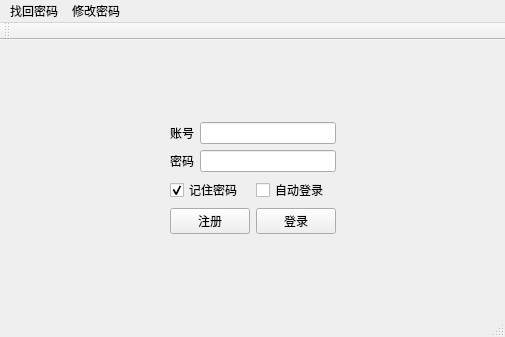
<?xml version="1.0" encoding="UTF-8"?>
<ui version="4.0">
 <class>TestMainWindow</class>
 <widget class="QMainWindow" name="TestMainWindow">
  <property name="geometry">
   <rect>
    <x>0</x>
    <y>0</y>
    <width>505</width>
    <height>337</height>
   </rect>
  </property>
  <property name="windowTitle">
   <string>TestMainWindow</string>
  </property>
  <widget class="QWidget" name="centralWidget">
   <layout class="QGridLayout" name="gridLayout">
    <item row="1" column="1">
     <layout class="QVBoxLayout" name="verticalLayout">
      <item>
       <layout class="QHBoxLayout" name="horizontalLayout">
        <item>
         <widget class="QLabel" name="label">
          <property name="text">
           <string>账号</string>
          </property>
         </widget>
        </item>
        <item>
         <widget class="QLineEdit" name="lineEdit"/>
        </item>
       </layout>
      </item>
      <item>
       <layout class="QHBoxLayout" name="horizontalLayout_2">
        <item>
         <widget class="QLabel" name="label_2">
          <property name="text">
           <string>密码</string>
          </property>
         </widget>
        </item>
        <item>
         <widget class="QLineEdit" name="lineEdit_2"/>
        </item>
       </layout>
      </item>
      <item>
       <layout class="QHBoxLayout" name="horizontalLayout_3">
        <item>
         <widget class="QCheckBox" name="checkBox">
          <property name="text">
           <string>记住密码</string>
          </property>
          <property name="checked">
           <bool>true</bool>
          </property>
         </widget>
        </item>
        <item>
         <widget class="QCheckBox" name="checkBox_2">
          <property name="text">
           <string>自动登录</string>
          </property>
         </widget>
        </item>
       </layout>
      </item>
      <item>
       <layout class="QHBoxLayout" name="horizontalLayout_4">
        <item>
         <widget class="QPushButton" name="pushButton_2">
          <property name="text">
           <string>注册</string>
          </property>
         </widget>
        </item>
        <item>
         <widget class="QPushButton" name="pushButton">
          <property name="text">
           <string>登录</string>
          </property>
         </widget>
        </item>
       </layout>
      </item>
     </layout>
    </item>
    <item row="1" column="2">
     <spacer name="horizontalSpacer_2">
      <property name="orientation">
       <enum>Qt::Horizontal</enum>
      </property>
      <property name="sizeHint" stdset="0">
       <size>
        <width>40</width>
        <height>20</height>
       </size>
      </property>
     </spacer>
    </item>
    <item row="2" column="1">
     <spacer name="verticalSpacer_2">
      <property name="orientation">
       <enum>Qt::Vertical</enum>
      </property>
      <property name="sizeHint" stdset="0">
       <size>
        <width>20</width>
        <height>40</height>
       </size>
      </property>
     </spacer>
    </item>
    <item row="1" column="0">
     <spacer name="horizontalSpacer">
      <property name="orientation">
       <enum>Qt::Horizontal</enum>
      </property>
      <property name="sizeHint" stdset="0">
       <size>
        <width>40</width>
        <height>20</height>
       </size>
      </property>
     </spacer>
    </item>
    <item row="0" column="1">
     <spacer name="verticalSpacer">
      <property name="orientation">
       <enum>Qt::Vertical</enum>
      </property>
      <property name="sizeHint" stdset="0">
       <size>
        <width>20</width>
        <height>40</height>
       </size>
      </property>
     </spacer>
    </item>
   </layout>
  </widget>
  <widget class="QMenuBar" name="menuBar">
   <property name="geometry">
    <rect>
     <x>0</x>
     <y>0</y>
     <width>505</width>
     <height>23</height>
    </rect>
   </property>
   <widget class="QMenu" name="menuQQ">
    <property name="title">
     <string>找回密码</string>
    </property>
    <addaction name="separator"/>
   </widget>
   <widget class="QMenu" name="menu">
    <property name="title">
     <string>修改密码</string>
    </property>
   </widget>
   <addaction name="menuQQ"/>
   <addaction name="menu"/>
  </widget>
  <widget class="QToolBar" name="mainToolBar">
   <attribute name="toolBarArea">
    <enum>TopToolBarArea</enum>
   </attribute>
   <attribute name="toolBarBreak">
    <bool>false</bool>
   </attribute>
  </widget>
  <widget class="QStatusBar" name="statusBar"/>
  <action name="action_2">
   <property name="text">
    <string>;</string>
   </property>
  </action>
 </widget>
 <layoutdefault spacing="6" margin="11"/>
 <resources/>
 <connections/>
</ui>
